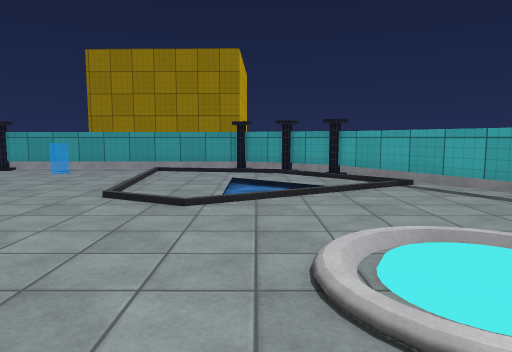
View 1 (above)

16 first-person views from a walk through a scene from a Unity 3-D project. The camera is 1.3 m above the floor, tilts 6° down and sees 70° across. The floor is counted in squares, 1 m on a side. Each view is taken from the middle of a square. On the plan, view 1 faces up. The plan holds only what a view shows up to about 15 squares ahead; the rest is blank. The place goes on beyond the plan. The player is left out. Some animated figures are not drawn. Surface patterns are stand-ins for the level's own textures.

View 2
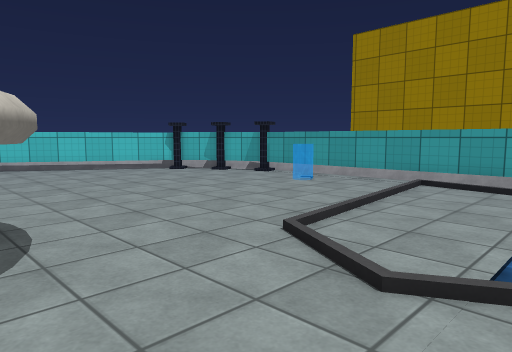

View 3
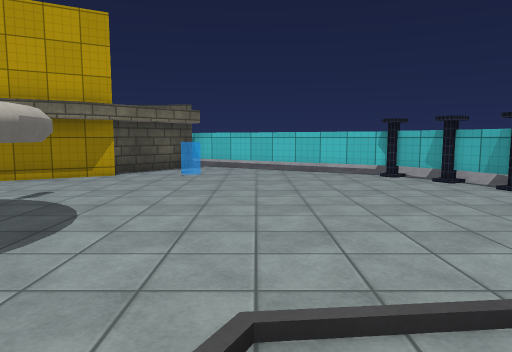

View 4
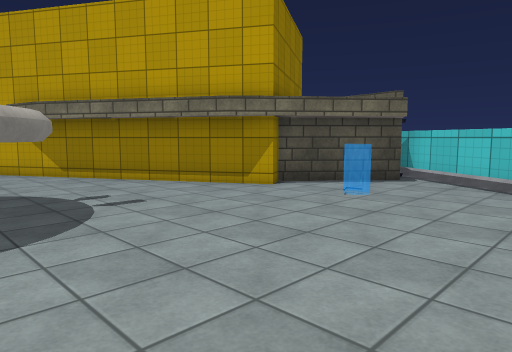

View 5
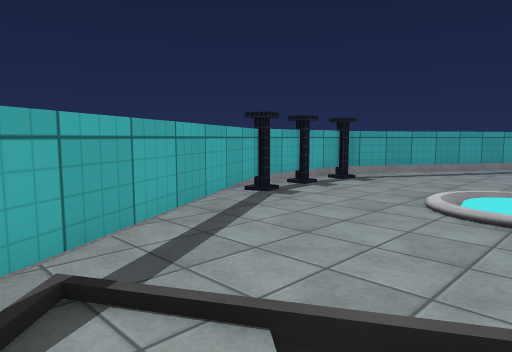

View 6
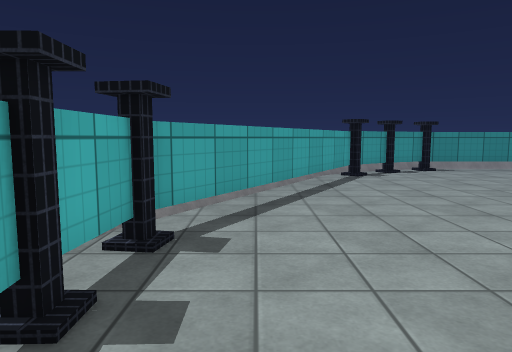

View 7
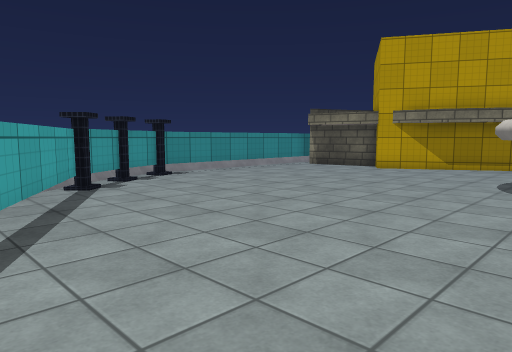

View 8
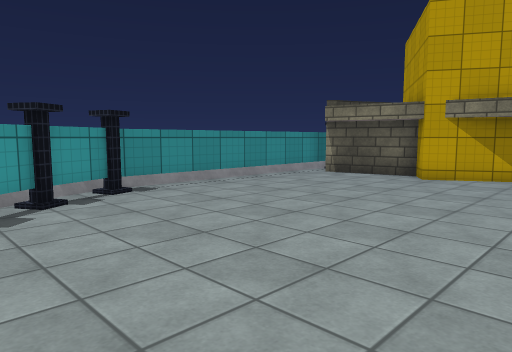

View 9
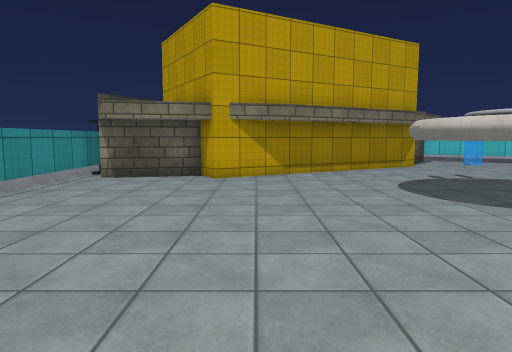

View 10
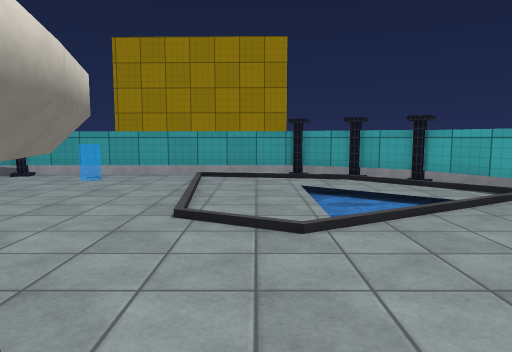

View 11
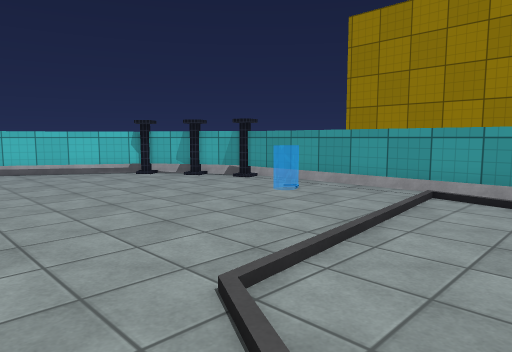

View 12
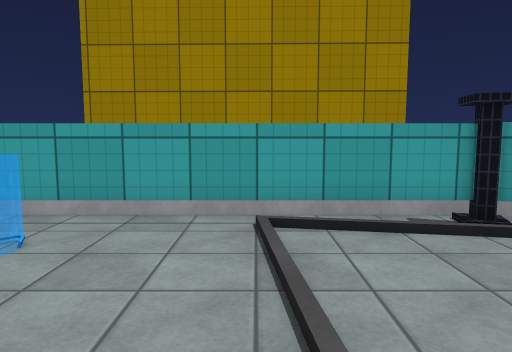

View 13
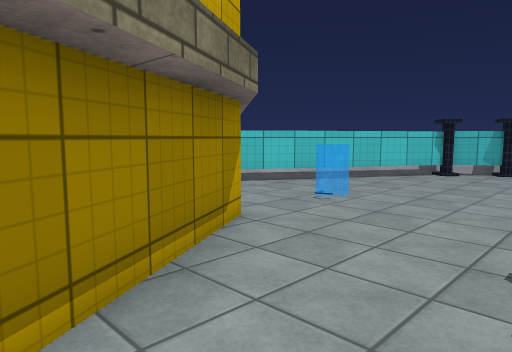

View 14
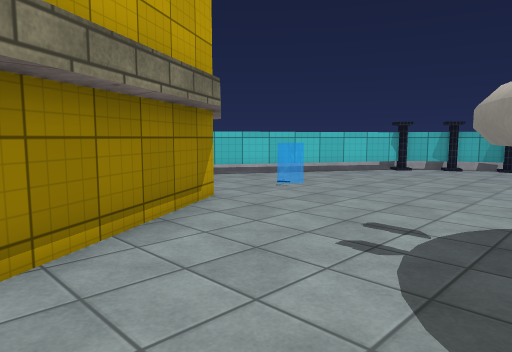

View 15
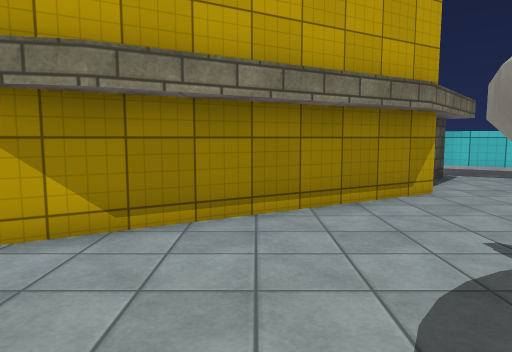

View 16
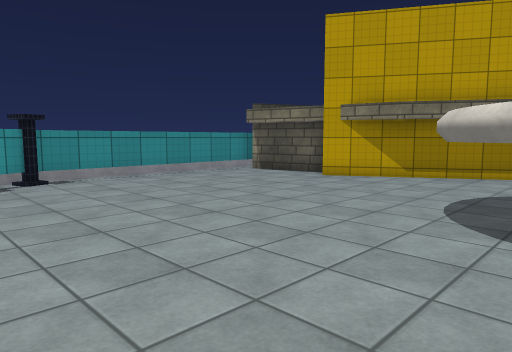

### Floor plan
Key: @ floor where view 1 was taken; # wall or solid block; . floor; / step, stairs or slope; = window, fence, low wall or low ledge; ≈ water the walk keeps out of.
Columns run from 17 left of view 1 to 8 right of it. Each row starts with its distance up from view 1.
 17          ########
 16
 15       =#========##=
 14     =##......////##==
 13    ##.....=../.....##=
 12   =#........./......#=
 11   ##.............≈...#=
 10  =#..............≈≈..##=
  9  #...............≈≈≈..#=
  8 =#...............≈.....#
  7 #......................#
  6 #...=...................#
  5 #..........###..........##
  4 ##........## ##...//.....#
  3  ###.....##   #.../......#
  2    ##....##   #...///....#
  1     ##....#  ##..........#
  0      #....####...@......##
 -1      ##.................#=
 -2       #................#=
 -3       ##...............#=
 -4        #..............#=
 -5        ##............##=
 -6        #.............#=
 -7        #............#=
 -8        ##..........##
 -9        ##........##=
-10         ##########=

Positions as (right, up) in squares from view 1, and headings:
1: (0, 0), facing up
2: (0, 4), facing up-left
3: (-1, 8), facing left
4: (-6, 10), facing down-left
5: (1, 11), facing down-right
6: (6, 5), facing down
7: (6, 2), facing down-left
8: (3, -1), facing down-left
9: (3, -4), facing left
10: (-2, 2), facing up
11: (-1, 6), facing up-left
12: (-4, 9), facing up
13: (-9, -1), facing up-left
14: (-7, -2), facing up-left
15: (-5, -1), facing left
16: (2, 2), facing down-left
